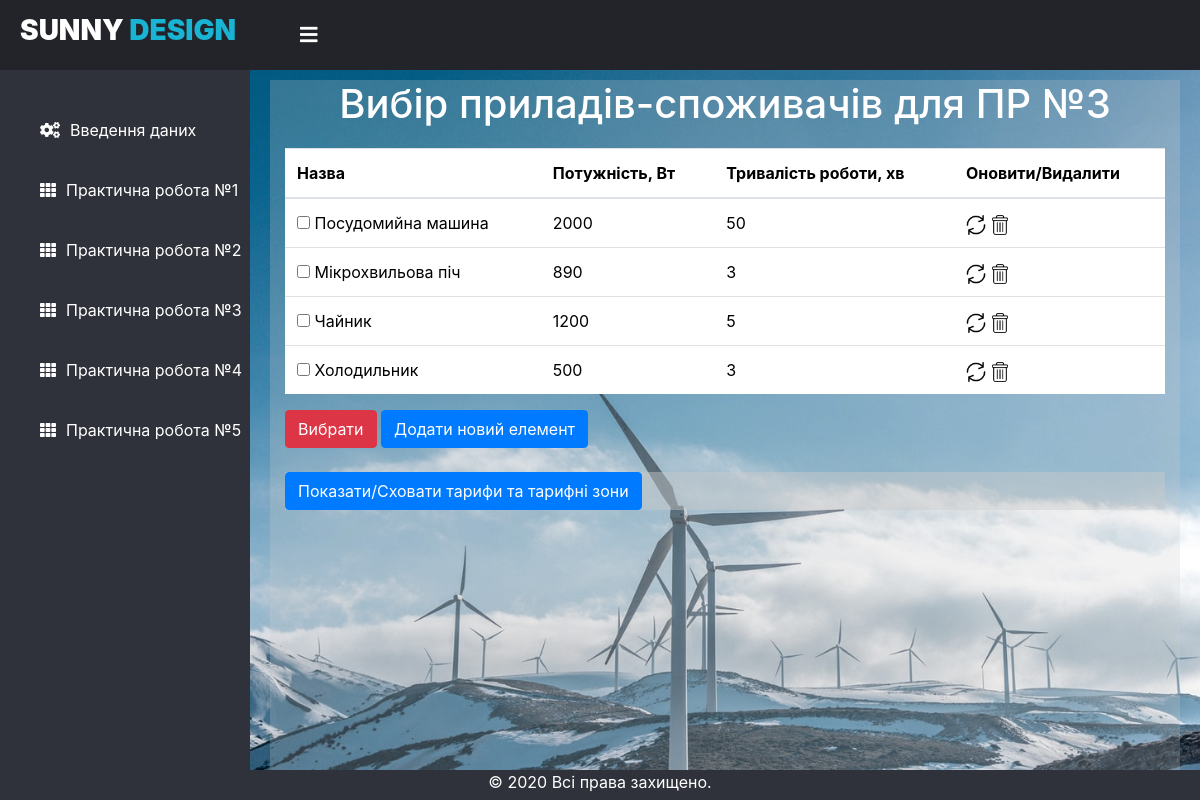
The app's page /laba/laba3/, older data.
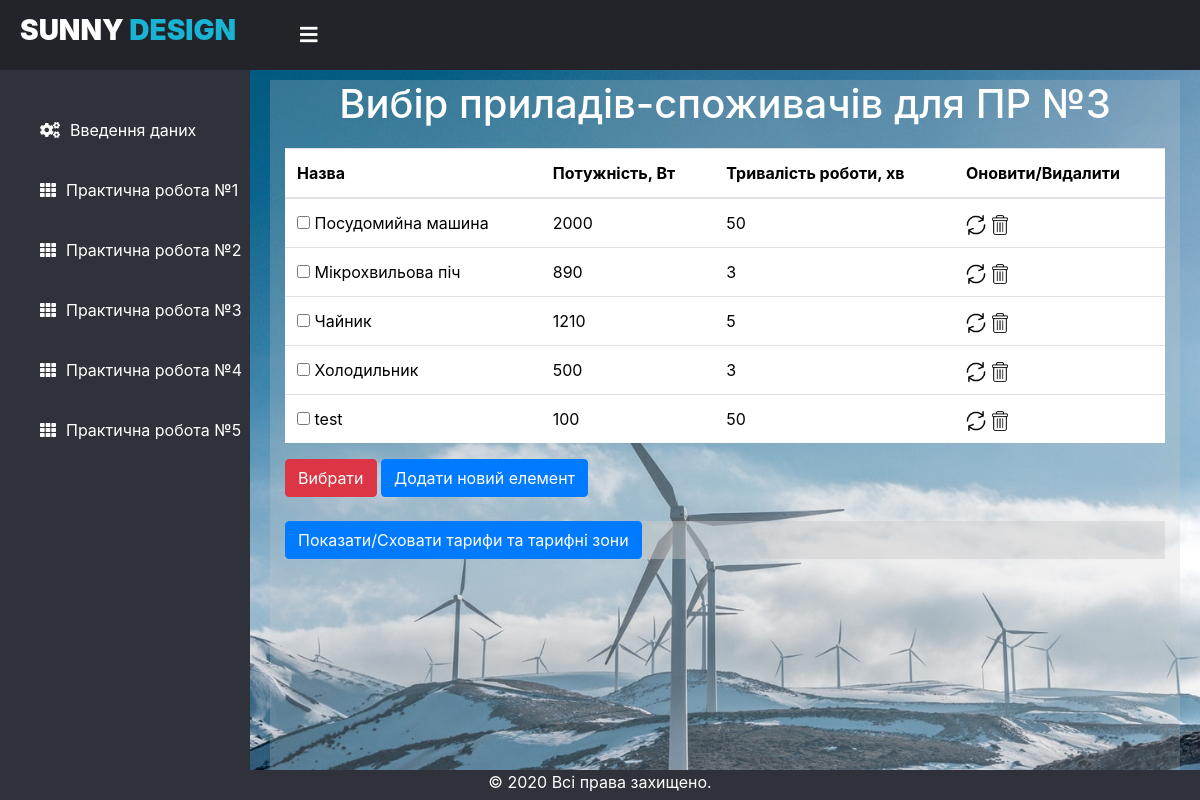
The same page, newer data.
### laba/models.py (models this page shows)
class electricalAppliances(models.Model):
    name = models.CharField(max_length=30, verbose_name = "Назва")
    power = models.IntegerField(validators=[MinValueValidator(1)], verbose_name = "Потужність (Вт)")
    duration = models.IntegerField(validators=[MinValueValidator(1)], default=50, verbose_name = "Тривалість роботи (хв)")

### laba/views.py (the view, shortened to what this page needs)
# urls.py: path('laba3/', views.FormView3.as_view(), name='laba3'),
class FormView3(View):
	def get(self, request):
		data = electricalAppliances.objects.all()
		return render(request, 'laba3.html', {'data': data})

### templates/laba3.html (shortened to what this page needs)
{% extends "dashboard.html" %}
{% load static %}
    {% block head %}
    {{ block.super }}
    <link rel="stylesheet" href="https://stackpath.bootstrapcdn.com/bootstrap/4.5.2/css/bootstrap.min.css">
    <link rel="stylesheet" href="https://cdn.jsdelivr.net/npm/bootstrap-select@1.13.14/dist/css/bootstrap-select.min.css">
    <link rel="stylesheet" href="{% static 'css/style_new.css' %}">
    <link rel="stylesheet" href="https://stackpath.bootstrapcdn.com/bootstrap/4.5.2/css/bootstrap.min.css">
    <link rel="stylesheet" type="text/css" href="https://cdn.datatables.net/1.10.22/css/jquery.dataTables.css">
    {% endblock %}
  {% block content %}
    <div class="container" id="gray_block" style="height: 88vh;">
      <h1 align="center" style="margin-bottom: 20px;">Вибір приладів-споживачів для ПР №3</h1>
    <form action="{% url 'laba3' %}"  method="post">
      <table class="table" style="background-color: white; color: black;">
        <thead>
            <tr>
                <th>Назва</th>
                <th>Потужність, Вт</th>
                <th>Тривалість роботи, хв</th>
                <th>Оновити/Видалити</th>
            </tr>
        </thead>
        <tbody>
          {% for i in data %}
            <tr>
              <td><input type="checkbox" name="choices" value="{{i.id}}"> {{i.name}}</td>
              <td>{{i.power}}</td>
              <td>{{i.duration}}</td>
              <td><a href="{% url 'laba3update' pk=i.id %}"><img class='flaticon' style="width:20px; height:20px;" src="{% static '/images/refresh.png' %}"></a>
                <a href="{% url 'laba3delete' pk=i.id %}"><img class='flaticon' style="width:20px; height:20px;" src="{% static '/images/delete.png' %}"></a>
              </td>
            </tr>
            {% endfor %}
        </tbody>
        </table>
        <button type="submit" class="btn btn-danger сol-9" name="choose" class="button">Вибрати</button>
        <a href="{% url 'laba3add' %}" class="btn btn-primary" role="button">Додати новий елемент </a>
            <br><br>
            <div style="background-color: rgb(201, 201, 201, 0.45);">
              <button id="showHideContent" class="btn btn-primary">Показати/Сховати тарифи та тарифні зони</button>
        </div>
      </form>
    </div>
{% endblock %}

Row changes from the older to the newer data that the page shows:
changed electricalAppliances "Чайник": power "1200" → "1210"
added electricalAppliances: name "test", power "100", duration "50"
